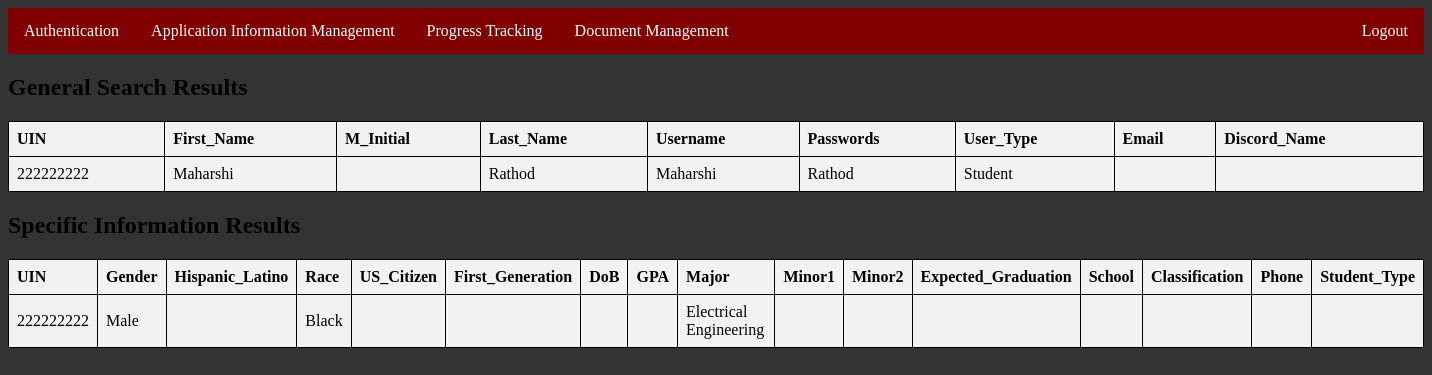
/students/authentication/authViewSearchResults.php?UIN=222222222, run on the app's committed database.
### tables this page shows
CREATE TABLE Users (
    UIN INT PRIMARY KEY,
    First_Name VARCHAR(255),
    M_Initial CHAR(1),
    Last_Name VARCHAR(255),
    Username VARCHAR(255),
    Passwords VARCHAR(255),
    User_Type VARCHAR(255),
    Email VARCHAR(255),
    Discord_Name VARCHAR(255)
);

CREATE TABLE College_Student (
    UIN INT PRIMARY KEY,
    Gender VARCHAR(255),
    Hispanic_Latino BINARY,
    Race VARCHAR(255),
    US_Citizen BINARY,
    First_Generation BINARY,
    DoB DATE,
    GPA FLOAT,
    Major VARCHAR(255),
    Minor1 VARCHAR(255),
    Minor2 VARCHAR(255),
    Expected_Graduation SMALLINT,
    School VARCHAR(255),
    Classification VARCHAR(255),
    Phone INT,
    Student_Type VARCHAR(255),
    FOREIGN KEY (UIN) REFERENCES Users(UIN)
);

### students/authentication/authViewSearchResults.php (the view, shortened to what this page needs)
<?php
  $UIN = isset($_GET['UIN']) ? $_GET['UIN'] : '';
?>
<html>
  <body>
    <head>
      <link rel="stylesheet" href="authViewSearchResults.css">
    </head>
    <ul>
      <li><a href="authentication.php?UIN=<?php echo $UIN; ?>">Authentication</a></li>
      <li><a href="../programmanagement/programmanagement.php?UIN=<?php echo $UIN; ?>">Application Information Management</a></li>
      <li><a href="../progresstracking/progresstracking.php?UIN=<?php echo $UIN; ?>">Progress Tracking</a></li>
      <li><a href="../document.php?UIN=<?php echo $UIN; ?>">Document Management</a></li>
      <li style="float:right"><a href="../../login.php">Logout</a></li>
    </ul>
<?php
    $servername = "localhost";
    $username = "user";
    $password = "pass1";
    $dbname = "csce310project";
    $conn = new mysqli($servername, $username, $password, $dbname);
    $UIN = isset($_GET['UIN']) ? $_GET['UIN'] : '';
    $sql = "SELECT * FROM `users` WHERE UIN = $UIN";
    $result = $conn->query($sql);
    if ($result->num_rows > 0) {
        while($row = $result->fetch_assoc()) {
            $rows[] = $row;
        }
      } else {
        header("Location: authentication.php?UIN=$UIN");
        exit;
      }
?>
    <h2>General Search Results</h2>
    <table>
        <tr>
            <?php
            foreach ($rows[0] as $key => $value) {
                echo "<th>$key</th>";
            }
            ?>
        </tr>
        <?php
        foreach ($rows as $row) {
            echo "<tr>";
            foreach ($row as $value) {
                echo "<td>$value</td>";
            }
            echo "</tr>";
        }
        ?>
    </table>
    <?php
        $sql = "SELECT * FROM `college_student` WHERE UIN = $UIN";
		$result = $conn->query($sql);
		if ($result->num_rows > 0) {
			while($row = $result->fetch_assoc()) {
				$rows2[] = $row;
			}
		  } else {
			exit;
		  }
    ?>
<h2>Specific Information Results</h2>
    <table>
        <tr>
            <?php
            foreach ($rows2[0] as $key => $value) {
                echo "<th>$key</th>";
            }
            ?>
        </tr>
        <?php
        foreach ($rows2 as $row) {
            echo "<tr>";
            foreach ($row as $value) {
                echo "<td>$value</td>";
            }
            echo "</tr>";
        }
        ?>
    </table>
</body>
</html>

### students/authentication/authViewSearchResults.css (style rules this page uses)
table { border-collapse: collapse; width: 100%; }
th, td { border: 1px solid black; text-align: left; padding: 8px; background-color: #f2f2f2; }
ul { list-style-type: none; margin: 0; padding: 0; overflow: hidden; background-color: maroon; }
li { float: left; }
li a { display: block; color: white; text-align: center; padding: 14px 16px; text-decoration: none; }
body { background-color: #333; }

### data on the page
users: UIN "222222222", value "Maharshi", value "Rathod", User_Type "Student"
college_student: UIN "222222222", Gender "Male", Race "Black", Major "Electrical Engineering"

### other printed values
$key "UIN"
$key "First_Name"
$key "M_Initial"
$key "Last_Name"
$key "Username"
$key "Passwords"
$key "User_Type"
$key "Email"
$key "Discord_Name"
$key "Gender"
$key "Hispanic_Latino"
$key "Race"
$key "US_Citizen"
$key "First_Generation"
$key "DoB"
